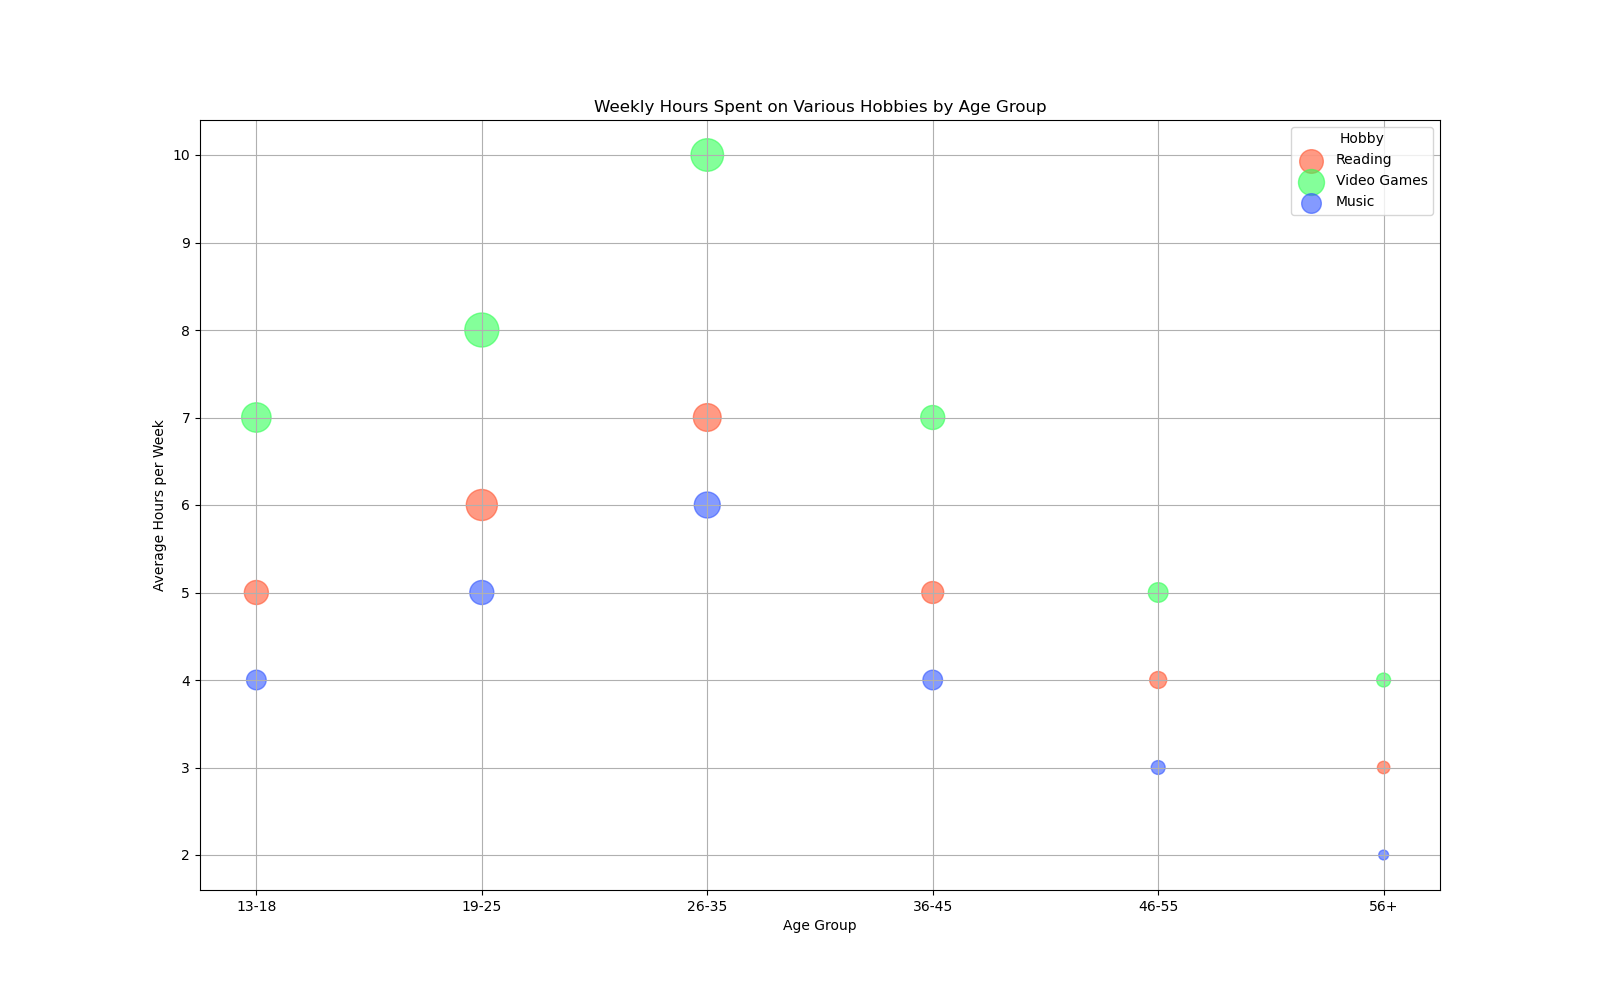

The Python source for this figure:

import matplotlib.pyplot as plt
import pandas as pd

# Step 1: Define the table data as pandas DataFrame
data = {
    "Age Group": ["13-18", "13-18", "13-18", "19-25", "19-25", "19-25", 
                  "26-35", "26-35", "26-35", "36-45", "36-45", "36-45",
                  "46-55", "46-55", "46-55", "56+", "56+", "56+"],
    "Hours per week": [5, 7, 4, 6, 8, 5, 7, 10, 6, 5, 7, 4, 4, 5, 3, 3, 4, 2],
    "Number of Participants": [300000, 450000, 200000, 500000, 600000, 300000, 
                               400000, 550000, 350000, 250000, 300000, 200000,
                               150000, 200000, 100000, 80000, 100000, 50000],
    "Hobby": ["Reading", "Video Games", "Music", "Reading", 
              "Video Games", "Music", "Reading", "Video Games", 
              "Music", "Reading", "Video Games", "Music", 
              "Reading", "Video Games", "Music", "Reading", 
              "Video Games", "Music"]
}
df = pd.DataFrame(data)

# Step 2: Prepare the color mapping
hobby_colors = {
    'Reading': '#FF5733',
    'Video Games': '#33FF57',
    'Music': '#3357FF'
}

# Step 3: Generate the bubble chart
plt.figure(figsize=(16, 10))  # Change width and height reasonably
for hobby in df['Hobby'].unique():
    subset = df[df['Hobby'] == hobby]
    plt.scatter(
        subset['Age Group'], 
        subset['Hours per week'], 
        s=subset['Number of Participants']/1000,  # Bubble sizes
        alpha=0.6,
        color=hobby_colors[hobby],
        label=hobby
    )

# Step 4: Chart formatting and topic/headline changes
plt.title('Weekly Hours Spent on Various Hobbies by Age Group')
plt.xlabel('Age Group')
plt.ylabel('Average Hours per Week')
plt.legend(title='Hobby')
plt.grid(True)
plt.show()
